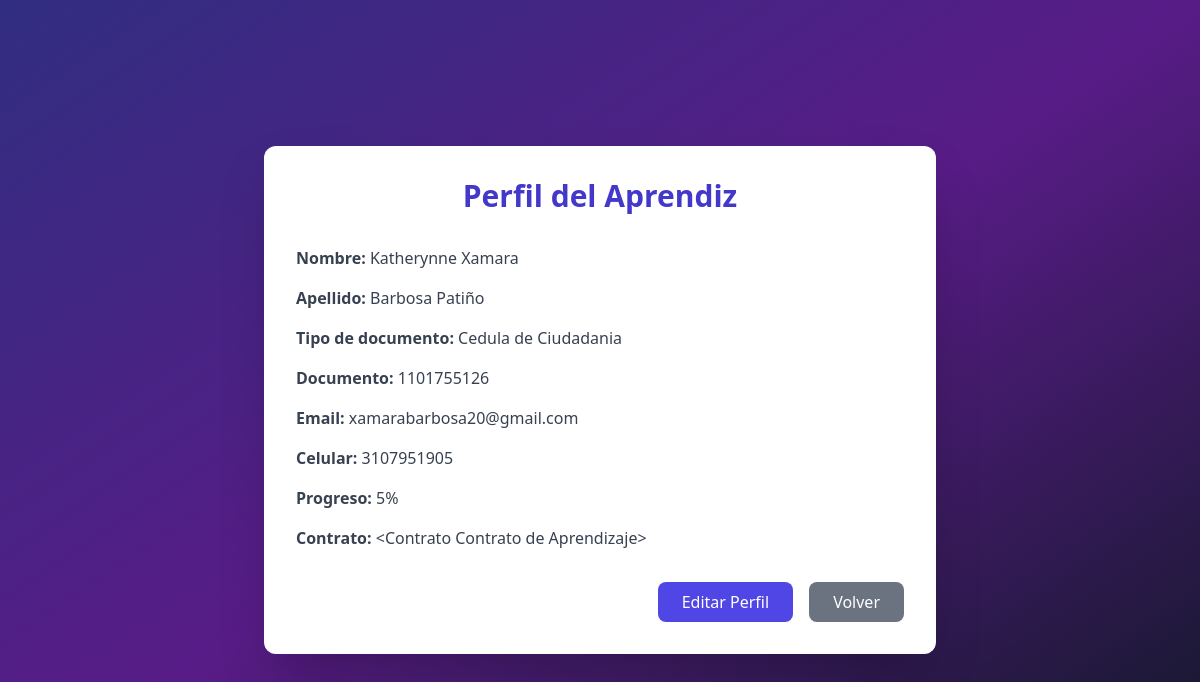
Screenshot of /aprendiz/perfil (signed in) with the database file from the repository.
### app/models/users.py (models this page shows, shortened)
class Aprendiz(db.Model, UserMixin):
    __tablename__ = 'aprendiz'
    id_aprendiz = db.Column(db.Integer, primary_key=True)
    nombre = db.Column(db.String(45), nullable=False)
    apellido = db.Column(db.String(45), nullable=False)
    tipo_documento = db.Column(db.Enum(
        'Cedula de Ciudadania',
        'Tarjeta de Identidad',
        'Cedula Extrangeria',
        'Registro Civil'
    ), nullable=False)
    documento = db.Column(db.String(45), unique=True, nullable=False, index=True)
    email = db.Column(db.String(100), unique=True, nullable=False, index=True)
    celular = db.Column(db.String(45), unique=True, nullable=False, index=True)
    password_aprendiz = db.Column(db.String(250), nullable=False)
    contrato_id = db.Column(db.Integer, db.ForeignKey('contrato.id_contrato'), nullable=True)
    contrato = db.relationship('Contrato', back_populates='aprendices_rel', uselist=False)
    programa_id = db.Column(db.Integer, db.ForeignKey('programa.id_programa'), nullable=True)
    programa = db.relationship('Programa', back_populates='aprendices_rel')
    instructor_id = db.Column(db.Integer, db.ForeignKey('instructor.id_instructor'), nullable=True)
    instructor = db.relationship('Instructor', back_populates='aprendices_rel')
    empresas = db.relationship('Empresa', back_populates='aprendiz', cascade="all, delete-orphan")
    evidencias = db.relationship('Evidencia', back_populates='aprendiz_rel', lazy=True, cascade='all, delete-orphan')
    seguimiento = db.relationship('Seguimiento', back_populates='aprendiz_rel', lazy=True, uselist=False, cascade='all, delete-orphan')

class Contrato(db.Model):
    __tablename__ = 'contrato'
    id_contrato = db.Column(db.Integer, primary_key=True)
    fecha_inicio = db.Column(db.Date, nullable=False)
    fecha_fin = db.Column(db.Date, nullable=False)
    tipo_contrato = db.Column(db.Enum('Contrato de Aprendizaje', 'Contrato laboral'), nullable=False)
    empresa_id_empresa = db.Column(db.Integer, db.ForeignKey('empresa.id_empresa'), nullable=False)
    empresa = db.relationship('Empresa', back_populates='contratos')
    aprendices_rel = db.relationship('Aprendiz', back_populates='contrato', lazy=True)
    def __repr__(self):
        return f'<Contrato {self.tipo_contrato}>'

### app/routes/aprendiz_route.py (the view, shortened to what this page needs)
@bp.route('/perfil', defaults={'id': None}, endpoint='perfil')
@bp.route('/perfil/<int:id>', endpoint='perfil')
@login_required
def perfil_aprendiz(id):
    aprendiz = None
    aprendiz_id = None
    es_aprendiz = False
    es_instructor = hasattr(current_user, 'id_instructor')
    if isinstance(current_user, Aprendiz) and id is None:
        aprendiz = current_user
        aprendiz_id = current_user.id_aprendiz
        es_aprendiz = True
    else:
        flash('No tienes permiso para acceder a esta página.', 'danger')
        return redirect(url_for('auth.dashboard'))
    total_requerido = 17
    evidencias_subidas = len(aprendiz.evidencias)
    progreso = int((evidencias_subidas / total_requerido) * 100) if total_requerido > 0 else 0
    return render_template(
        'perfil_aprendiz.html',
        aprendiz=aprendiz,
        progreso=progreso,
        contrato=aprendiz.contrato,
        es_aprendiz=es_aprendiz,
        es_instructor=es_instructor,
        mode='view',
        aprendiz_id=aprendiz_id
    )

### app/__init__.py (called while the page is built)
@login_manager.user_loader
def load_user(user_id):
    from app.models.users import Aprendiz, Instructor, User
    try:
        role, id = user_id.split("-")
        id = int(id)
    except (ValueError, AttributeError):
        return None
    if role == "aprendiz":
        return Aprendiz.query.get(id)
    elif role == "instructor":
        return Instructor.query.get(id)
    elif role == "admin":
        return User.query.get(id)
    return None

### app/templates/perfil_aprendiz.html (shortened to what this page needs)
<!DOCTYPE html>
<html lang="es">
<head>
    <script src="https://cdn.tailwindcss.com"></script>
</head>
<body class="bg-gradient-to-br from-indigo-900 via-purple-900 to-gray-900 min-h-screen flex items-center justify-center p-4">
    <div class="bg-white shadow-2xl rounded-xl p-8 w-full max-w-2xl">
        <h2 class="text-3xl font-extrabold text-center text-indigo-700 mb-8">
            Perfil del Aprendiz
        </h2>
        {% if es_aprendiz or es_instructor %}
            {% if mode == 'edit' %}
                <form method="POST" action="{{ url_for('aprendiz_bp.editar_aprendiz', id=aprendiz.id_aprendiz) }}" class="space-y-4 text-gray-700">
                    <div>
                        <label class="font-semibold">Nombre:</label>
                        <input type="text" name="nombre" value="{{ aprendiz.nombre }}" class="w-full border rounded px-2 py-1" required>
                    </div>
                    <div>
                        <label class="font-semibold">Apellido:</label>
                        <input type="text" name="apellido" value="{{ aprendiz.apellido }}" class="w-full border rounded px-2 py-1" required>
                    </div>
                    <div class="flex items-center gap-4">
                        <label for="tipo_documento" class="w-40 font-semibold text-gray-700">TIPO DE DOCUMENTO</label>
                        <select name="tipo_documento" id="tipo_documento" required class="w-50 rounded-lg border p-2 bg-white focus:ring-2 focus:ring-indigo-400">
                            {% for tipo in tipos_documento %}
                                <option value="{{ tipo }}" {% if aprendiz.tipo_documento == tipo %}selected{% endif %}>{{ tipo }}</option>
                            {% endfor %}
                        </select>
                    </div>
                    <div>
                        <label class="font-semibold">Documento:</label>
                        <input type="text" name="documento" value="{{ aprendiz.documento }}" class="w-full border rounded px-2 py-1" required>
                    </div>
                    <div>
                        <label class="font-semibold">Email:</label>
                        <input type="email" name="email" value="{{ aprendiz.email }}" class="w-full border rounded px-2 py-1" required>
                    </div>
                    <div>
                        <label class="font-semibold">Celular:</label>
                        <input type="text" name="celular" value="{{ aprendiz.celular }}" class="w-full border rounded px-2 py-1" required>
                    </div>
                    <div>
                        <label class="font-semibold">Contraseña (dejar vacío si no cambia):</label>
                        <input type="password" name="password_aprendiz" class="w-full border rounded px-2 py-1">
                    </div>
                    <div class="mt-4 flex justify-between">
                        <button type="submit" class="bg-indigo-600 text-white px-6 py-2 rounded-lg hover:bg-indigo-700 transition">Guardar Cambios</button>
                        <a href="{{ url_for('aprendiz_bp.perfil', aprendiz_id=aprendiz_id) }}"
                           class="bg-gray-500 text-white px-6 py-2 rounded-lg hover:bg-gray-600 transition">
                            Cancelar
                        </a>
                    </div>
                </form>
            {% else %}
                <div class="space-y-4 text-gray-700">
                    <p><strong>Nombre:</strong> {{ aprendiz.nombre }}</p>
                    <p><strong>Apellido:</strong> {{ aprendiz.apellido }}</p>
                    <p><strong>Tipo de documento:</strong> {{ aprendiz.tipo_documento }}</p>
                    <p><strong>Documento:</strong> {{ aprendiz.documento }}</p>
                    <p><strong>Email:</strong> {{ aprendiz.email }}</p>
                    <p><strong>Celular:</strong> {{ aprendiz.celular }}</p>
                    <p><strong>Progreso:</strong> {{ progreso }}%</p>
                    {% if contrato %}
                        <p><strong>Contrato:</strong> {{ contrato }}</p>
                    {% endif %}
                </div>
                <div class="mt-8 flex justify-end">
                    {% if es_aprendiz or es_instructor %}
                        <a href="{{ url_for('aprendiz_bp.editar_aprendiz', id=aprendiz.id_aprendiz) }}"
                           class="bg-indigo-600 text-white px-6 py-2 rounded-lg hover:bg-indigo-700 transition">
                           Editar Perfil
                        </a>
                    {% endif %}
                    <a href="{{ url_for('aprendiz_bp.perfil', aprendiz_id=aprendiz_id) }}"
                       class="bg-gray-500 text-white px-6 py-2 rounded-lg hover:bg-gray-600 transition ml-4">
                       Volver
                    </a>
                </div>
            {% endif %}
        {% endif %}
    </div>
</body>
</html>

### rows the page displays
Aprendiz: nombre "Katherynne Xamara", apellido "Barbosa Patiño", tipo_documento "Cedula de Ciudadania", documento "1101755126", email "xamarabarbosa20@gmail.com", celular "3107951905"
Contrato: tipo_contrato "<Contrato Contrato de Aprendizaje>"

### other values shown
{{ progreso }} "5"
